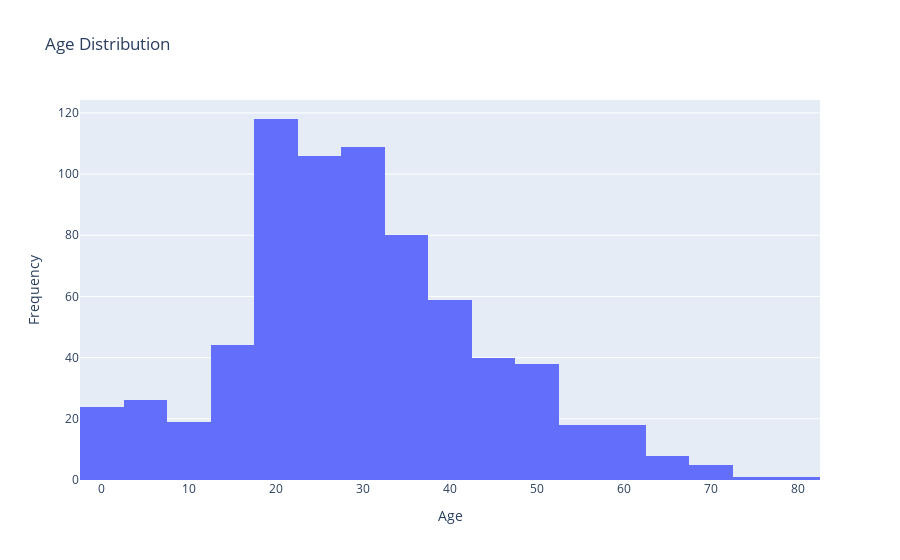

The code cell stored with this chart in its notebook:
### Code cell
import plotly.express as px

fig = px.histogram(
    df_titanic,
    x="Age",
    nbins=30,
    title="Age Distribution"
)

fig.update_layout(
    xaxis_title = "Age",
    yaxis_title="Frequency"
)

fig.show()

### Figure 1 — Plotly figure (JSON) as saved in the notebook; plotly's stock layout.template omitted (floating-point values rounded to 4 significant figures; data arrays with more than 128 entries replaced by an {"elided": "..."} marker saying what was removed)
{"data": [{"bingroup": "x", "hovertemplate": "Age=%{x}<br>count=%{y}<extra></extra>", "legendgroup": "", "marker": {"color": "#636efa", "pattern": {"shape": ""}}, "name": "", "nbinsx": 30, "orientation": "v", "showlegend": false, "type": "histogram", "x": {"elided": "891 float values"}, "xaxis": "x", "yaxis": "y"}], "layout": {"barmode": "relative", "legend": {"tracegroupgap": 0}, "title": {"text": "Age Distribution"}, "xaxis": {"anchor": "y", "domain": [0, 1], "title": {"text": "Age"}}, "yaxis": {"anchor": "x", "domain": [0, 1], "title": {"text": "Frequency"}}}}
